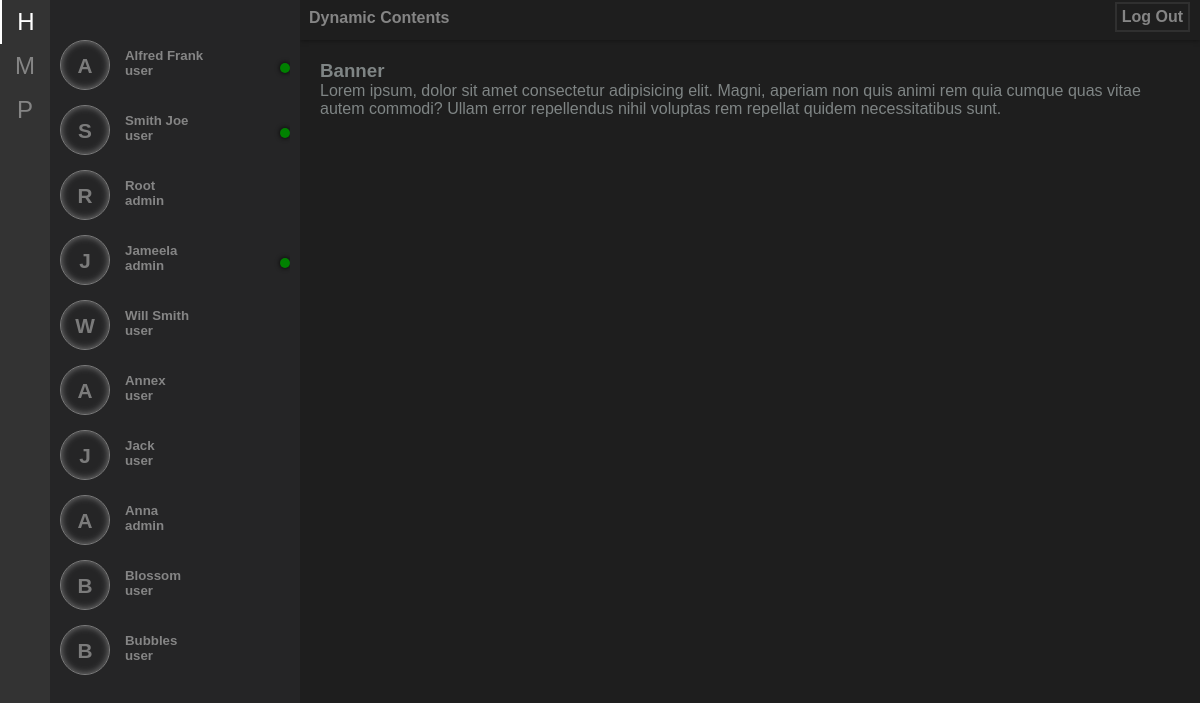
The page /pages/index.php (signed in) on the database its author committed.
### tables this page shows
CREATE TABLE `users` (
  `Id` int(11) NOT NULL,
  `FullName` varchar(100) NOT NULL,
  `Email` varchar(1000) NOT NULL,
  `Password` varchar(1000) NOT NULL,
  `UserRole` varchar(50) DEFAULT NULL,
  `PhotoPath` varchar(1000) DEFAULT NULL,
  `IsLoggedIn` tinyint(1) DEFAULT NULL
);

### classes/database.php (called while the page is built, shortened)
<?php
class DB{
    public function __construct()
    {
        $servername = "localhost";
        $userName = "root";
        $password = "";
        $dbname = "messenger_db";
        $this->conn = new mysqli($servername, $userName, $password, $dbname);
    }
}

### classes/gateways.php (called while the page is built, shortened)
<?php
include('~/../database.php');
class Gateway extends DB
{
    public function getUsers()
    {
        $query = "SELECT * FROM users";
        $queryResult = $this->executeQuery($query);
        return $queryResult;
    }
    public function executeQuery($query){
        return mysqli_query($this->conn, $query);
    }
}

### components/lists/user-list.php (the view)
<?php
    require_once('~/../../classes/gateways.php');
    $gateway = new Gateway();
    $users = $gateway->getUsers();
?>
<ul id="userList">
    <?php
        while($user = mysqli_fetch_assoc($users)){
            if($user['Id'] != $_SESSION['Id']){?>
                <li id="<?php echo $user['Id'] ?>">
                    <div class="user-img"><?php echo '<h4>' . $user['FullName'][0] . '</h4>'  ?></div>
                    <div class="user-content">
                        <?php echo '<h5>' . $user['FullName'] . '</h5>'?>
                        <?php echo '<h5>' . $user['UserRole'] . '</h5>'?>
                        <?php
                            if($user['IsLoggedIn'] == true){
                                echo '<span class="loggedin-status"></span>';
                            }
                        ?>
                    </div>
                </li>
        <?php
            }
        }
    ?>
</ul>

### css/styles.css (style rules this page uses)
* { margin: 0; padding: 0; box-sizing: border-box; font-family: 'Lucida Sans', 'Lucida Sans Regular', 'Lucida Grande', 'Lucida Sans Unicode', Geneva, Verdana, sans-serif; }
ul { list-style: none; }
#userList { display: block; position: relative; width: 100%; height: auto; }
#userList li { position: relative; width: 100%; height: 55px; display: block; overflow: hidden; margin-bottom: 10px; transition: .5s linear; cursor: pointer; }
#userList li .user-img { width: 50px; height: 50px; border-radius: 50%; border: 1px solid; float: left; text-align: center; line-height: 50px; box-shadow: inset 0 0 7px; opacity: .9; transition: .5s linear; font-size: 1.3em; }
#userList .user-content { width: calc(100% - 50px); float: right; padding: 8px; padding-left: 15px; }
.loggedin-status { position: absolute; top: 50%; right: 0; width: 10px; height: 10px; background: green; text-align: center; line-height: 16px; border-radius: 50%; box-shadow: 0 0 5px black; transform: translateY(-50%); }

### rows shown on the page
users: FullName "A", FullName "Alfred Frank", UserRole "user", IsLoggedIn 1 (drawn)
users: FullName "S", FullName "Smith Joe", UserRole "user", IsLoggedIn 1 (drawn)
users: FullName "R", FullName "Root", UserRole "admin"
users: FullName "J", FullName "Jameela", UserRole "admin", IsLoggedIn 1 (drawn)
users: FullName "W", FullName "Will Smith", UserRole "user"
users: FullName "A", FullName "Annex", UserRole "user"
users: FullName "J", FullName "Jack", UserRole "user"
users: FullName "A", FullName "Anna", UserRole "admin"
users: FullName "B", FullName "Blossom", UserRole "user"
users: FullName "B", FullName "Bubbles", UserRole "user"
